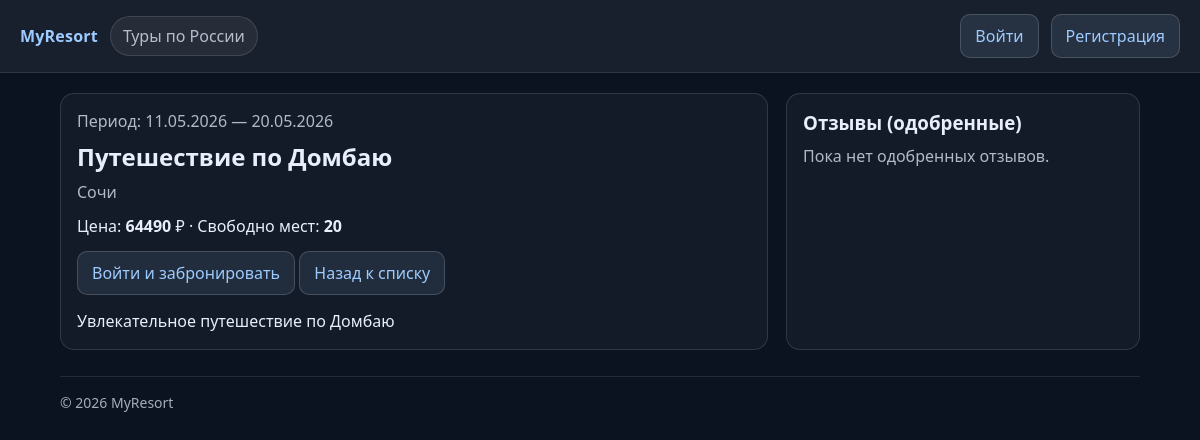
The page /tours/17/ on the database its author committed.
### resorts/models.py (models this page shows, shortened)
class Tour(models.Model):
    DIFFICULTY_CHOICES = [
        ("beginner", "Начинающий"),
        ("intermediate", "Средний"),
        ("advanced", "Продвинутый"),
        ("expert", "Эксперт"),
    ]
    title = models.CharField(max_length=200, verbose_name="Название тура")
    description = models.TextField(verbose_name="Описание", blank=True)
    location = models.CharField(
        max_length=150,
        blank=True,
        verbose_name="Локация/направление",
    )
    difficulty_level = models.CharField(
        max_length=20,
        choices=DIFFICULTY_CHOICES,
        default="intermediate",
        verbose_name="Уровень сложности",
    )
    start_date = models.DateField(verbose_name="Дата начала")
    end_date = models.DateField(verbose_name="Дата окончания")
    price = models.DecimalField(
        max_digits=10,
        decimal_places=2,
        verbose_name="Стоимость тура (руб.)",
    )
    capacity = models.PositiveIntegerField(
        default=20,
        verbose_name="Максимальное количество человек",
    )
    main_image = models.ImageField(
        upload_to="tours/",
        null=True,
        blank=True,
        verbose_name="Главное изображение",
    )
    created_at = models.DateTimeField(auto_now_add=True, verbose_name="Дата создания")
    updated_at = models.DateTimeField(auto_now=True, verbose_name="Дата обновления")
    created_by = models.ForeignKey(
        User,
        on_delete=models.SET_NULL,
        null=True,
        blank=True,
        related_name="created_tours",
        verbose_name="Кто создал",
    )
    objects = TourManager()
    class Meta:
        verbose_name = "Тур"
        verbose_name_plural = "Туры"
        ordering = ["-start_date", "-id"]
    @property
    def booked_people(self) -> int:
        return (
            self.bookings.exclude(status="cancelled")
            .aggregate(total=models.Sum("people_count"))
            .get("total")
            or 0
        )
    @property
    def free_places(self) -> int:
        return max(0, int(self.capacity) - int(self.booked_people))

### resorts/views.py (the view)
# urls.py: path("tours/<int:pk>/", views.tour_detail, name="tour_detail"),
def tour_detail(request, pk: int):
    tour = get_object_or_404(
        Tour.objects.prefetch_related("images", "services", "reviews__user"),
        pk=pk,
    )
    approved_reviews = tour.reviews.filter(moderation_status="approved").order_by("-created_at")
    rating_avg = approved_reviews.aggregate(avg=Avg("rating")).get("avg")
    return render(
        request,
        "resorts/tour_detail.html",
        {
            "tour": tour,
            "approved_reviews": approved_reviews,
            "rating_avg": rating_avg,
        },
    )

### resorts/models.py (called while the page is built)
    def get_queryset(self):
        return TourQuerySet(self.model, using=self._db)

### resorts/templatetags/resort_tags.py (called while the page is built)
@register.simple_tag
def current_year():
    return timezone.localdate().year

### resorts/templates/resorts/tour_detail.html (shortened to what this page needs)
{% extends "resorts/base.html" %}
{% block content %}
  <div class="grid">
    <div class="card">
      <div class="muted">Период: {{ tour.start_date|date:"d.m.Y" }} — {{ tour.end_date|date:"d.m.Y" }}</div>
      <h2 style="margin: 8px 0 8px 0;">{{ tour.title }}</h2>
      <div class="muted">{{ tour.location|default:"—" }}</div>
      <div style="margin-top: 12px;">
        Цена: <strong>{{ tour.price|floatformat:0 }}</strong> ₽ · Свободно мест: <strong>{{ tour.free_places }}</strong>
      </div>
      <div style="margin-top: 14px;">
        {% if request.user.is_authenticated %}
          <a class="btn" href="{% url 'resorts:booking_create' pk=tour.pk %}">Забронировать</a>
        {% else %}
          <a class="btn" href="{% url 'login' %}?next={% url 'resorts:booking_create' pk=tour.pk %}">Войти и забронировать</a>
        {% endif %}
        <a class="btn" href="{% url 'resorts:tour_list' %}">Назад к списку</a>
      </div>
      {% if tour.description %}
        <div style="margin-top: 14px; line-height: 1.5;">
          {{ tour.description }}
        </div>
      {% endif %}
    </div>
    <div class="card">
      <h3 style="margin:0 0 10px 0;">Отзывы (одобренные)</h3>
      {% for r in approved_reviews %}
        <div class="card" style="margin-bottom: 12px;">
          <div class="muted">{{ r.created_at|date:"d.m.Y H:i" }}</div>
          <div><strong>{{ r.user.username }}</strong> · {{ r.rating }}★</div>
          {% if r.comment %}
            <div style="margin-top: 8px;">{{ r.comment }}</div>
          {% endif %}
        </div>
      {% empty %}
        <div class="muted">Пока нет одобренных отзывов.</div>
      {% endfor %}
    </div>
  </div>
{% endblock %}

### resorts/templates/resorts/base.html (style rules this page uses)
body { font-family: system-ui, -apple-system, Segoe UI, Roboto, Arial, sans-serif; margin: 0; background: #0b1220; color: #e8eefc; }
a { color: #9ecbff; text-decoration: none; }
.grid { display: grid; grid-template-columns: 2fr 1fr; gap: 18px; }
.card { padding: 16px; border: 1px solid rgba(255,255,255,0.12); border-radius: 14px; background: rgba(255,255,255,0.04); }
.muted { color: rgba(232,238,252,0.75); }
.btn { display: inline-block; padding: 10px 14px; border-radius: 10px; border: 1px solid rgba(255,255,255,0.16); background: rgba(158,203,255,0.10); }

### rows shown on the page
Tour: start_date "11.05.2026", end_date "20.05.2026", title "Путешествие по Домбаю", location "Сочи", price "64490", free_places "20", description "Увлекательное путешествие по Домбаю"
